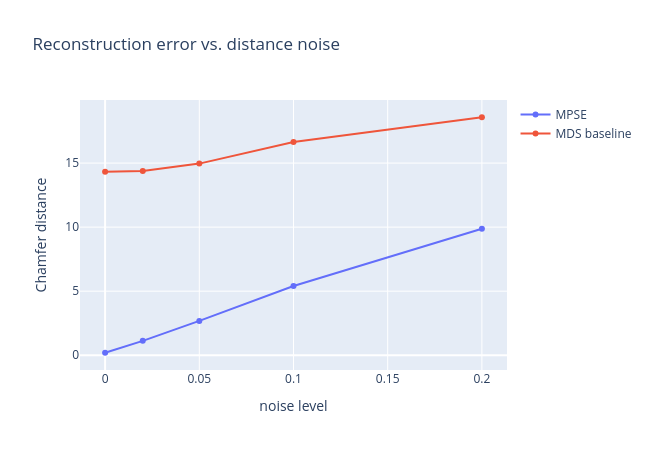

Notebook code cell kept with this figure:
### Markdown cell above
## Results

Chamfer distance vs. noise level (lower is better).

### Code cell
fig = go.Figure()
fig.add_trace(go.Scatter(x=noise_levels, y=mpse_chamfer, mode="lines+markers",
                         name="MPSE"))
fig.add_trace(go.Scatter(x=noise_levels, y=baseline_chamfer, mode="lines+markers",
                         name="MDS baseline"))
fig.update_layout(title="Reconstruction error vs. distance noise",
                  xaxis_title="noise level", yaxis_title="Chamfer distance",
                  width=650, height=450)
fig

### Figure 1 — Plotly figure (JSON) as saved in the notebook; plotly's stock layout.template omitted (floating-point values rounded to 4 significant figures)
{"data": [{"mode": "lines+markers", "name": "MPSE", "type": "scatter", "x": [0, 0.02, 0.05, 0.1, 0.2], "y": [0.194, 1.122, 2.679, 5.404, 9.873]}, {"mode": "lines+markers", "name": "MDS baseline", "type": "scatter", "x": [0, 0.02, 0.05, 0.1, 0.2], "y": [14.32, 14.39, 14.96, 16.64, 18.58]}], "layout": {"height": 450, "title": {"text": "Reconstruction error vs. distance noise"}, "width": 650, "xaxis": {"title": {"text": "noise level"}}, "yaxis": {"title": {"text": "Chamfer distance"}}}}
